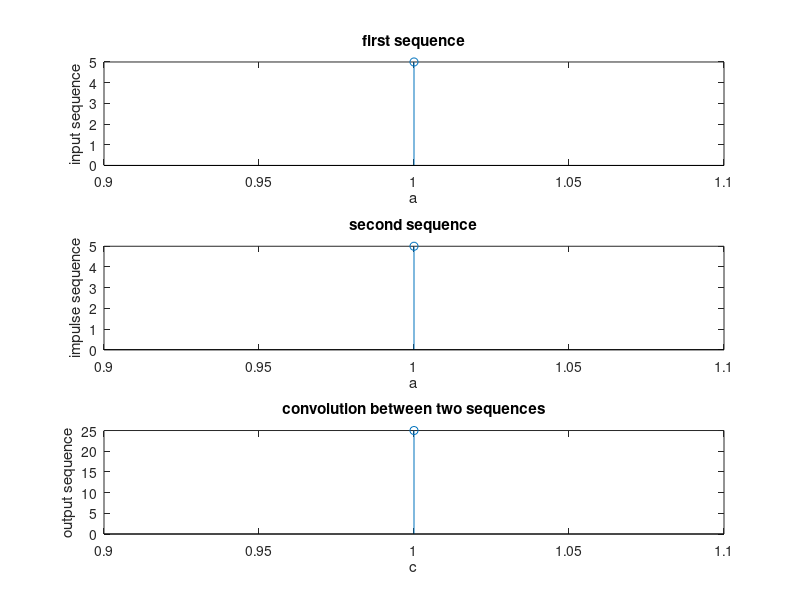

Source code (MATLAB):
clc
clear all
close all

x=input('enter the first sequence ');
h=input('enter the second sequence ');

y = conv(x,h);

subplot(3,1,1);
stem(x);
xlabel('a');
ylabel('input sequence');
title('first sequence');

subplot(3,1,2);
stem(h);
xlabel('a');
ylabel('impulse sequence');
title('second sequence');

subplot(3,1,3);
stem(y);
xlabel('c');
ylabel('output sequence');
title('convolution between two sequences');

%{
x = [1 2 1 1];
h = [1 - 1 -1];
N1 = length(x);
N2 = length(h);
X = [x, zeros(1,N2)];
H = [h, zeros(1,N1)];

for i=1:N1+N2-1         
   y(i)=0;         
   for j=1:N1             
     if(i-j+1>0)                 
       y(i)=y(i)+X(j)*H(i-j+1);                          
     end  
   end     
end     
stem(y);     
ylabel('y[n]');     
xlabel('------>n');     
title('convolution of two signal'); 
%}